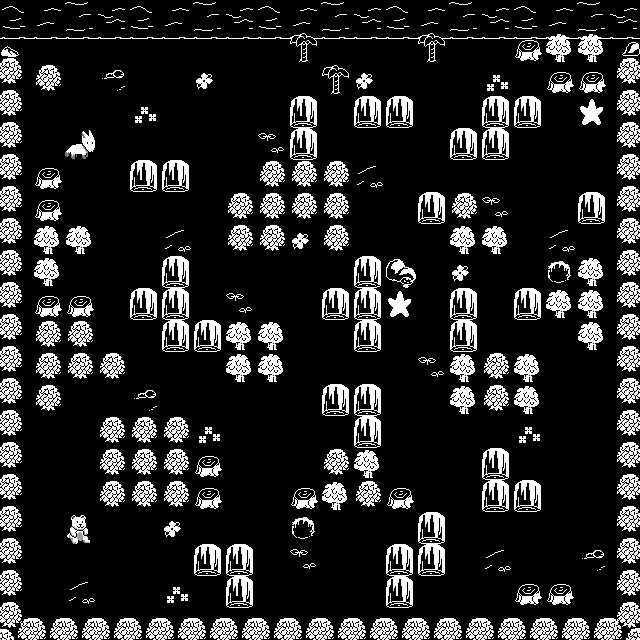

A 2D game scene composited from a Tiled map and its tileset images. What follows is a short description and the map's XML, with every tile layer's data as written:
An orthogonal 20x20 tile map with 32x32 px tiles, 7 tile layers (background, water, obstacles, movables, ...).

<map version="1.0" tiledversion="1.1.5" orientation="orthogonal" renderorder="right-down" width="20" height="20" tilewidth="32" tileheight="32" infinite="0" nextobjectid="1">
 <tileset firstgid="1" source="forest.tsx" />
 <layer name="background" width="20" height="20">
  <data encoding="csv">
18,18,18,18,18,18,18,18,18,18,18,18,18,18,18,18,18,18,18,18,
33,33,33,33,33,33,33,33,33,33,33,33,33,33,33,33,18,18,18,18,
18,18,18,6,18,18,9,18,18,18,18,9,18,18,18,13,18,18,18,18,
18,18,18,18,13,18,18,18,18,18,18,18,18,18,18,18,18,18,18,18,
18,18,18,18,18,18,18,18,10,18,18,18,18,18,18,18,18,18,18,18,
18,18,18,18,18,18,18,18,18,18,18,7,18,18,18,18,18,18,18,18,
18,18,18,18,18,18,18,18,18,18,18,18,18,18,18,10,18,18,18,18,
18,18,18,18,18,7,18,18,18,9,18,18,18,18,18,18,18,7,18,18,
18,18,18,18,18,18,18,18,18,18,18,18,18,18,9,18,18,18,18,18,
18,18,18,18,18,18,18,10,18,18,18,18,18,18,18,18,18,18,18,18,
18,18,18,18,18,18,18,18,18,18,18,18,18,18,18,18,18,18,18,18,
18,18,18,18,18,18,18,18,18,18,18,18,18,10,18,18,18,18,18,18,
18,18,18,18,6,18,18,18,18,18,6,18,18,18,18,18,18,18,18,18,
18,18,18,18,18,18,13,18,18,18,18,18,18,18,18,18,13,18,18,18,
18,18,18,18,18,18,18,18,18,18,18,18,18,18,18,18,18,18,18,18,
18,18,18,18,18,18,18,18,18,18,18,18,18,18,18,18,18,18,18,18,
18,18,18,18,18,9,18,18,18,18,18,18,18,18,18,18,18,18,18,18,
18,18,18,18,18,18,18,18,18,10,18,18,18,18,18,7,18,18,6,18,
18,18,7,18,18,13,18,18,18,18,18,18,18,18,18,18,18,18,18,18,
18,18,18,18,18,18,18,18,18,18,18,18,18,18,18,18,18,18,18,18
</data>
 </layer>
 <layer name="water" width="20" height="20">
  <data encoding="csv">
31,32,29,30,31,32,29,30,31,32,29,30,31,32,29,30,31,32,29,30,
0,0,0,0,0,0,0,0,0,0,0,0,0,0,0,0,0,0,0,0,
0,0,0,0,0,0,0,0,0,0,0,0,0,0,0,0,0,0,0,0,
0,0,0,0,0,0,0,0,0,0,0,0,0,0,0,0,0,0,0,0,
0,0,0,0,0,0,0,0,0,0,0,0,0,0,0,0,0,0,0,0,
0,0,0,0,0,0,0,0,0,0,0,0,0,0,0,0,0,0,0,0,
0,0,0,0,0,0,0,0,0,0,0,0,0,0,0,0,0,0,0,0,
0,0,0,0,0,0,0,0,0,0,0,0,0,0,0,0,0,0,0,0,
0,0,0,0,0,0,0,0,0,0,0,0,0,0,0,0,0,0,0,0,
0,0,0,0,0,0,0,0,0,0,0,0,0,0,0,0,0,0,0,0,
0,0,0,0,0,0,0,0,0,0,0,0,0,0,0,0,0,0,0,0,
0,0,0,0,0,0,0,0,0,0,0,0,0,0,0,0,0,0,0,0,
0,0,0,0,0,0,0,0,0,0,0,0,0,0,0,0,0,0,0,0,
0,0,0,0,0,0,0,0,0,0,0,0,0,0,0,0,0,0,0,0,
0,0,0,0,0,0,0,0,0,0,0,0,0,0,0,0,0,0,0,0,
0,0,0,0,0,0,0,0,0,0,0,0,0,0,0,0,0,0,0,0,
0,0,0,0,0,0,0,0,0,0,0,0,0,0,0,0,0,0,0,0,
0,0,0,0,0,0,0,0,0,0,0,0,0,0,0,0,0,0,0,0,
0,0,0,0,0,0,0,0,0,0,0,0,0,0,0,0,0,0,0,0,
0,0,0,0,0,0,0,0,0,0,0,0,0,0,0,0,0,0,0,0
</data>
 </layer>
 <layer name="obstacles" width="20" height="20">
  <data encoding="csv">
0,0,0,0,0,0,0,0,0,0,0,0,0,0,0,0,0,0,0,0,
35,0,0,0,0,0,0,0,0,46,0,0,0,46,0,0,44,45,45,34,
20,19,0,0,0,0,0,0,0,0,43,0,0,0,0,0,0,16,16,24,
20,0,0,0,0,0,0,0,0,0,0,0,0,0,0,0,0,0,0,24,
20,0,0,0,0,0,0,0,0,0,0,0,0,0,0,0,0,0,0,24,
20,16,0,0,0,0,0,0,19,19,19,0,0,0,0,0,0,0,0,24,
20,16,0,0,0,0,0,19,19,19,19,0,0,0,19,0,0,0,0,24,
20,17,17,0,0,0,0,19,19,0,19,0,0,0,17,17,0,0,0,24,
20,17,0,0,0,0,0,0,0,0,0,0,54,0,0,0,0,0,17,24,
20,16,16,0,0,0,0,0,0,0,0,0,0,0,0,0,0,17,17,24,
20,19,19,0,0,0,0,17,17,0,0,0,0,0,0,0,0,0,17,24,
20,19,19,19,0,0,0,17,17,0,0,0,0,0,17,19,17,0,0,24,
20,19,0,0,0,0,0,0,0,0,0,0,0,0,17,19,17,0,0,24,
20,0,0,19,19,19,0,0,0,0,0,0,0,0,0,0,0,0,0,24,
20,0,0,19,19,19,16,0,0,0,19,17,0,0,0,0,0,0,0,24,
20,0,0,19,19,19,16,0,0,16,17,19,16,0,0,0,0,0,0,24,
20,0,0,0,0,0,0,0,0,0,0,0,0,0,0,0,0,0,0,24,
20,0,0,0,0,0,0,0,0,0,0,0,0,0,0,0,0,0,0,24,
20,0,0,0,0,0,0,0,0,0,0,0,0,0,0,0,16,16,0,24,
27,26,26,26,26,26,26,26,26,26,26,26,26,26,26,26,26,26,26,25
</data>
 </layer>
 <layer name="movables" width="20" height="20">
  <data encoding="csv">
0,0,0,0,0,0,0,0,0,0,0,0,0,0,0,0,0,0,0,0,
0,0,0,0,0,0,0,0,0,0,0,0,0,0,0,0,0,0,0,0,
0,0,0,0,0,0,0,0,0,0,0,0,0,0,0,0,0,0,0,0,
0,0,0,0,0,0,0,0,0,49,0,49,49,0,0,49,49,0,0,0,
0,0,0,0,0,0,0,0,0,49,0,0,0,0,49,49,0,0,0,0,
0,0,0,0,49,49,0,0,0,0,0,0,0,0,0,0,0,0,0,0,
0,0,0,0,0,0,0,0,0,0,0,0,0,49,0,0,0,0,49,0,
0,0,0,0,0,0,0,0,0,0,0,0,0,0,0,0,0,0,0,0,
0,0,0,0,0,49,0,0,0,0,0,49,0,0,0,0,0,0,0,0,
0,0,0,0,49,49,0,0,0,0,49,49,0,0,49,0,49,0,0,0,
0,0,0,0,0,49,49,0,0,0,0,49,0,0,49,0,0,0,0,0,
0,0,0,0,0,0,0,0,0,0,0,0,0,0,0,0,0,0,0,0,
0,0,0,0,0,0,0,0,0,0,49,49,0,0,0,0,0,0,0,0,
0,0,0,0,0,0,0,0,0,0,0,49,0,0,0,0,0,0,0,0,
0,0,0,0,0,0,0,0,0,0,0,0,0,0,0,49,0,0,0,0,
0,0,0,0,0,0,0,0,0,0,0,0,0,0,0,49,49,0,0,0,
0,0,0,0,0,0,0,0,0,0,0,0,0,49,0,0,0,0,0,0,
0,0,0,0,0,0,49,49,0,0,0,0,49,49,0,0,0,0,0,0,
0,0,0,0,0,0,0,49,0,0,0,0,49,0,0,0,0,0,0,0,
0,0,0,0,0,0,0,0,0,0,0,0,0,0,0,0,0,0,0,0
</data>
 </layer>
 <layer name="holes" width="20" height="20">
  <data encoding="csv">
0,0,0,0,0,0,0,0,0,0,0,0,0,0,0,0,0,0,0,0,
0,0,0,0,0,0,0,0,0,0,0,0,0,0,0,0,0,0,0,0,
0,0,0,0,0,0,0,0,0,0,0,0,0,0,0,0,0,0,0,0,
0,0,0,0,0,0,0,0,0,0,0,0,0,0,0,0,0,0,0,0,
0,0,0,0,0,0,0,0,0,0,0,0,0,0,0,0,0,0,0,0,
0,0,0,0,0,0,0,0,0,0,0,0,0,0,0,0,0,0,0,0,
0,0,0,0,0,0,0,0,0,0,0,0,0,0,0,0,0,0,0,0,
0,0,0,0,0,0,0,0,0,0,0,0,0,0,0,0,0,0,0,0,
0,0,0,0,0,0,0,0,0,0,0,0,0,0,0,0,0,28,0,0,
0,0,0,0,0,0,0,0,0,0,0,0,0,0,0,0,0,0,0,0,
0,0,0,0,0,0,0,0,0,0,0,0,0,0,0,0,0,0,0,0,
0,0,0,0,0,0,0,0,0,0,0,0,0,0,0,0,0,0,0,0,
0,0,0,0,0,0,0,0,0,0,0,0,0,0,0,0,0,0,0,0,
0,0,0,0,0,0,0,0,0,0,0,0,0,0,0,0,0,0,0,0,
0,0,0,0,0,0,0,0,0,0,0,0,0,0,0,0,0,0,0,0,
0,0,0,0,0,0,0,0,0,0,0,0,0,0,0,0,0,0,0,0,
0,0,0,0,0,0,0,0,0,28,0,0,0,0,0,0,0,0,0,0,
0,0,0,0,0,0,0,0,0,0,0,0,0,0,0,0,0,0,0,0,
0,0,0,0,0,0,0,0,0,0,0,0,0,0,0,0,0,0,0,0,
0,0,0,0,0,0,0,0,0,0,0,0,0,0,0,0,0,0,0,0
</data>
 </layer>
 <layer name="animals" width="20" height="20">
  <data encoding="csv">
0,0,0,0,0,0,0,0,0,0,0,0,0,0,0,0,0,0,0,0,
0,0,0,0,0,0,0,0,0,0,0,0,0,0,0,0,0,0,0,0,
0,0,0,0,0,0,0,0,0,0,0,0,0,0,0,0,0,0,0,0,
0,0,0,0,0,0,0,0,0,0,0,0,0,0,0,0,0,0,0,0,
0,0,12,0,0,0,0,0,0,0,0,0,0,0,0,0,0,0,0,0,
0,0,0,0,0,0,0,0,0,0,0,0,0,0,0,0,0,0,0,0,
0,0,0,0,0,0,0,0,0,0,0,0,0,0,0,0,0,0,0,0,
0,0,0,0,0,0,0,0,0,0,0,0,0,0,0,0,0,0,0,0,
0,0,0,0,0,0,0,0,0,0,0,0,0,0,0,0,0,0,0,0,
0,0,0,0,0,0,0,0,0,0,0,0,0,0,0,0,0,0,0,0,
0,0,0,0,0,0,0,0,0,0,0,0,0,0,0,0,0,0,0,0,
0,0,0,0,0,0,0,0,0,0,0,0,0,0,0,0,0,0,0,0,
0,0,0,0,0,0,0,0,0,0,0,0,0,0,0,0,0,0,0,0,
0,0,0,0,0,0,0,0,0,0,0,0,0,0,0,0,0,0,0,0,
0,0,0,0,0,0,0,0,0,0,0,0,0,0,0,0,0,0,0,0,
0,0,0,0,0,0,0,0,0,0,0,0,0,0,0,0,0,0,0,0,
0,0,61,0,0,0,0,0,0,0,0,0,0,0,0,0,0,0,0,0,
0,0,0,0,0,0,0,0,0,0,0,0,0,0,0,0,0,0,0,0,
0,0,0,0,0,0,0,0,0,0,0,0,0,0,0,0,0,0,0,0,
0,0,0,0,0,0,0,0,0,0,0,0,0,0,0,0,0,0,0,0
</data>
 </layer>
 <layer name="win" width="20" height="20">
  <data encoding="csv">
0,0,0,0,0,0,0,0,0,0,0,0,0,0,0,0,0,0,0,0,
0,0,0,0,0,0,0,0,0,0,0,0,0,0,0,0,0,0,0,0,
0,0,0,0,0,0,0,0,0,0,0,0,0,0,0,0,0,0,0,0,
0,0,0,0,0,0,0,0,0,0,0,0,0,0,0,0,0,0,55,0,
0,0,0,0,0,0,0,0,0,0,0,0,0,0,0,0,0,0,0,0,
0,0,0,0,0,0,0,0,0,0,0,0,0,0,0,0,0,0,0,0,
0,0,0,0,0,0,0,0,0,0,0,0,0,0,0,0,0,0,0,0,
0,0,0,0,0,0,0,0,0,0,0,0,0,0,0,0,0,0,0,0,
0,0,0,0,0,0,0,0,0,0,0,0,0,0,0,0,0,0,0,0,
0,0,0,0,0,0,0,0,0,0,0,0,55,0,0,0,0,0,0,0,
0,0,0,0,0,0,0,0,0,0,0,0,0,0,0,0,0,0,0,0,
0,0,0,0,0,0,0,0,0,0,0,0,0,0,0,0,0,0,0,0,
0,0,0,0,0,0,0,0,0,0,0,0,0,0,0,0,0,0,0,0,
0,0,0,0,0,0,0,0,0,0,0,0,0,0,0,0,0,0,0,0,
0,0,0,0,0,0,0,0,0,0,0,0,0,0,0,0,0,0,0,0,
0,0,0,0,0,0,0,0,0,0,0,0,0,0,0,0,0,0,0,0,
0,0,0,0,0,0,0,0,0,0,0,0,0,0,0,0,0,0,0,0,
0,0,0,0,0,0,0,0,0,0,0,0,0,0,0,0,0,0,0,0,
0,0,0,0,0,0,0,0,0,0,0,0,0,0,0,0,0,0,0,0,
0,0,0,0,0,0,0,0,0,0,0,0,0,0,0,0,0,0,0,0
</data>
 </layer>
</map>